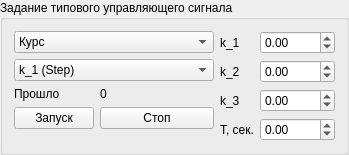
         <widget class="QGroupBox" name="groupBox_14">
          <property name="title">
           <string>Задание типового управляющего сигнала</string>
          </property>
          <layout class="QGridLayout" name="gridLayout_2">
           <item row="1" column="1">
            <widget class="QLabel" name="label_36">
             <property name="text">
              <string>k_2</string>
             </property>
             <property name="alignment">
              <set>Qt::AlignLeading|Qt::AlignLeft|Qt::AlignVCenter</set>
             </property>
            </widget>
           </item>
           <item row="0" column="1">
            <widget class="QLabel" name="label_35">
             <property name="text">
              <string>k_1</string>
             </property>
             <property name="alignment">
              <set>Qt::AlignLeading|Qt::AlignLeft|Qt::AlignVCenter</set>
             </property>
            </widget>
           </item>
           <item row="1" column="2">
            <widget class="QDoubleSpinBox" name="doubleSpinBox_typicalInput_k_2">
             <property name="minimum">
              <double>-1000.000000000000000</double>
             </property>
             <property name="maximum">
              <double>1000.000000000000000</double>
             </property>
             <property name="singleStep">
              <double>0.500000000000000</double>
             </property>
            </widget>
           </item>
           <item row="2" column="1">
            <widget class="QLabel" name="label_37">
             <property name="text">
              <string>k_3</string>
             </property>
             <property name="alignment">
              <set>Qt::AlignLeading|Qt::AlignLeft|Qt::AlignVCenter</set>
             </property>
            </widget>
           </item>
           <item row="0" column="2">
            <widget class="QDoubleSpinBox" name="doubleSpinBox_typicalInput_k_1">
             <property name="minimum">
              <double>-1000.000000000000000</double>
             </property>
             <property name="maximum">
              <double>1000.000000000000000</double>
             </property>
             <property name="singleStep">
              <double>0.500000000000000</double>
             </property>
            </widget>
           </item>
           <item row="2" column="2">
            <widget class="QDoubleSpinBox" name="doubleSpinBox_typicalInput_k_3">
             <property name="minimum">
              <double>-1000.000000000000000</double>
             </property>
             <property name="maximum">
              <double>1000.000000000000000</double>
             </property>
             <property name="singleStep">
              <double>0.500000000000000</double>
             </property>
            </widget>
           </item>
           <item row="0" column="0" rowspan="4">
            <layout class="QFormLayout" name="formLayout">
             <item row="0" column="0" colspan="2">
              <widget class="QComboBox" name="comboBox_typicalInput_selectedContour">
               <property name="enabled">
                <bool>true</bool>
               </property>
               <property name="editable">
                <bool>false</bool>
               </property>
               <item>
                <property name="text">
                 <string>Курс</string>
                </property>
               </item>
               <item>
                <property name="text">
                 <string>Дифферент</string>
                </property>
               </item>
               <item>
                <property name="text">
                 <string>Крен</string>
                </property>
               </item>
               <item>
                <property name="text">
                 <string>Марш</string>
                </property>
               </item>
               <item>
                <property name="text">
                 <string>Лаг</string>
                </property>
               </item>
               <item>
                <property name="text">
                 <string>Глубина</string>
                </property>
               </item>
               <item>
                <property name="text">
                 <string/>
                </property>
               </item>
              </widget>
             </item>
             <item row="1" column="0" colspan="2">
              <widget class="QComboBox" name="comboBox_typicalInput_shape">
               <property name="minimumSize">
                <size>
                 <width>200</width>
                 <height>1</height>
                </size>
               </property>
               <property name="editable">
                <bool>false</bool>
               </property>
               <item>
                <property name="text">
                 <string>k_1 (Step)</string>
                </property>
               </item>
               <item>
                <property name="text">
                 <string>k_1 * sin(k_2 + k_3*t)</string>
                </property>
               </item>
               <item>
                <property name="text">
                 <string/>
                </property>
               </item>
              </widget>
             </item>
             <item row="2" column="0">
              <widget class="QLabel" name="label_13">
               <property name="text">
                <string>Прошло</string>
               </property>
              </widget>
             </item>
             <item row="3" column="0">
              <widget class="QPushButton" name="pushButton_typicalInput_start">
               <property name="text">
                <string>Запуск</string>
               </property>
              </widget>
             </item>
             <item row="3" column="1">
              <widget class="QPushButton" name="pushButton__typicalInput_stop">
               <property name="text">
                <string>Стоп</string>
               </property>
              </widget>
             </item>
             <item row="2" column="1">
              <widget class="QLabel" name="label__typicalInput_timePassed">
               <property name="text">
                <string>0</string>
               </property>
              </widget>
             </item>
            </layout>
           </item>
           <item row="3" column="2">
            <widget class="QDoubleSpinBox" name="doubleSpinBox_typicalInput_T">
             <property name="minimum">
              <double>-1000.000000000000000</double>
             </property>
             <property name="maximum">
              <double>1000.000000000000000</double>
             </property>
             <property name="singleStep">
              <double>0.500000000000000</double>
             </property>
            </widget>
           </item>
           <item row="3" column="1">
            <widget class="QLabel" name="label_7">
             <property name="text">
              <string>T, сек.</string>
             </property>
             <property name="alignment">
              <set>Qt::AlignLeading|Qt::AlignLeft|Qt::AlignVCenter</set>
             </property>
            </widget>
           </item>
          </layout>
         </widget>
